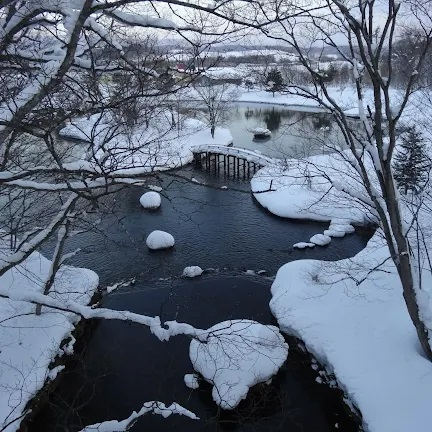
#> input picture OPENCV_ROC/IMG_01.jpg, 432 x 432 px, found by its file name
$ python 3-3-2.py
#> lines starting #> are read from the running program, lines starting #| are printed output that depends on the picture; after the words box and inside, x2 and y2 are one past the last pixel; in counts of white or black regions, pixels touching at a corner belong together
import cv2
import numpy as np

m1=cv2.imread("IMG_01.JPG",1)
#> m1 is the input picture: shape (432, 432, 3); mean B, G, R 124.8, 107.1, 95.6

m1[100:200,200:500]=255
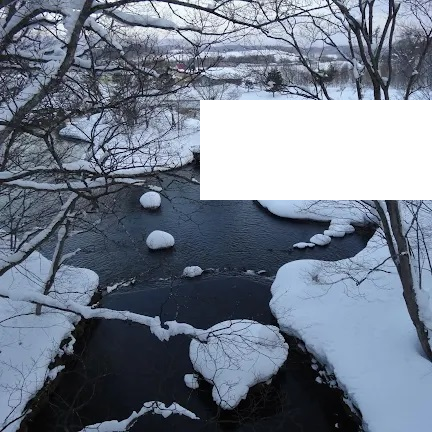
#> m1: shape (432, 432, 3); 12.43% of pixels changed, all inside (x1, y1, x2, y2) = (200, 100, 432, 200)
cv2.imshow("Image 2",m1)

cv2.waitKey(0)
cv2.destroyAllWindows()

$ run again, with OPENCV_ROC/IMG_5349.JPG copied over OPENCV_ROC/IMG_01.jpg
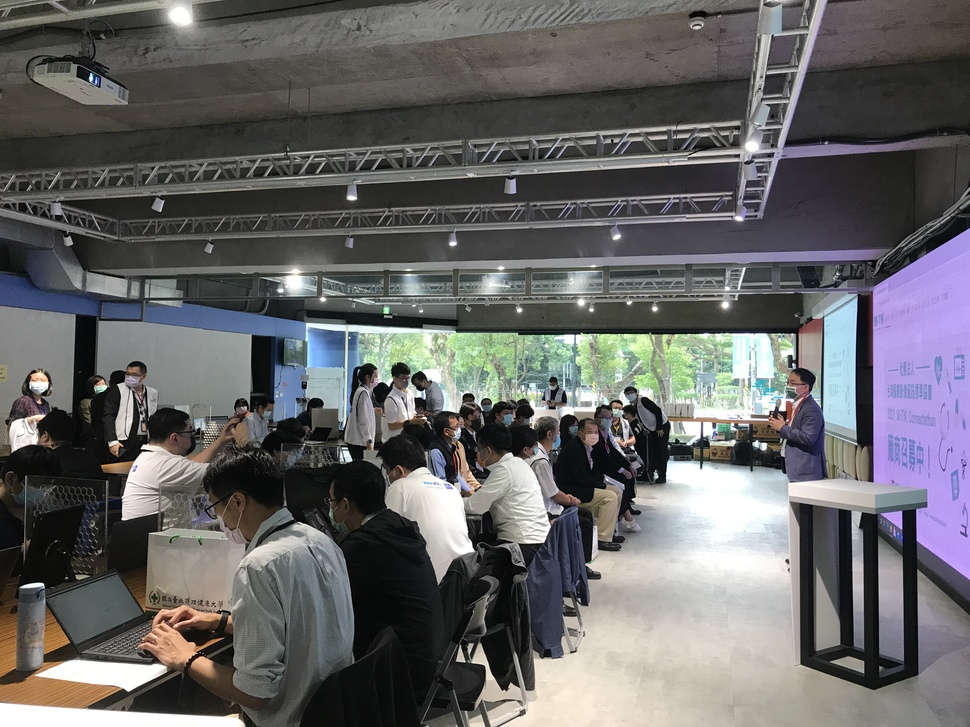
#> input picture OPENCV_ROC/IMG_5349.JPG, 970 x 727 px, shrunk from 4032 x 3024 before the run, found by its file name
#> m1 is the input picture: shape (727, 970, 3); mean B, G, R 101.7, 101.3, 101.8
#> `m1[100:200,200:500]=255`:
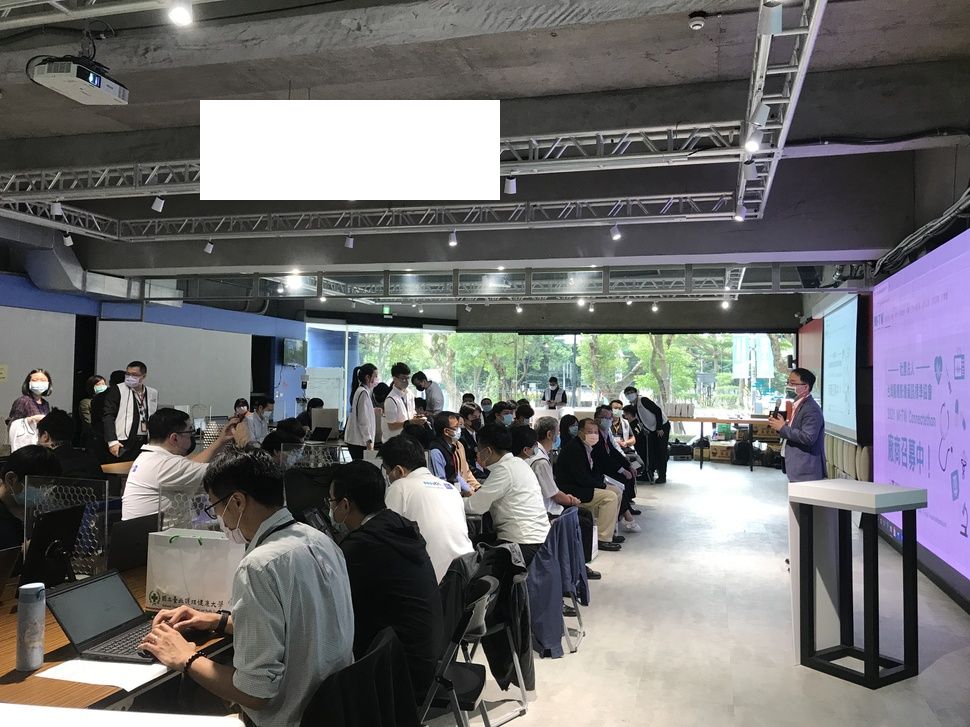
#> m1: shape (727, 970, 3); 4.25% of pixels changed, all inside (x1, y1, x2, y2) = (200, 100, 500, 200)

$ run again, with OPENCV_ROC/01.jpg copied over OPENCV_ROC/IMG_01.jpg
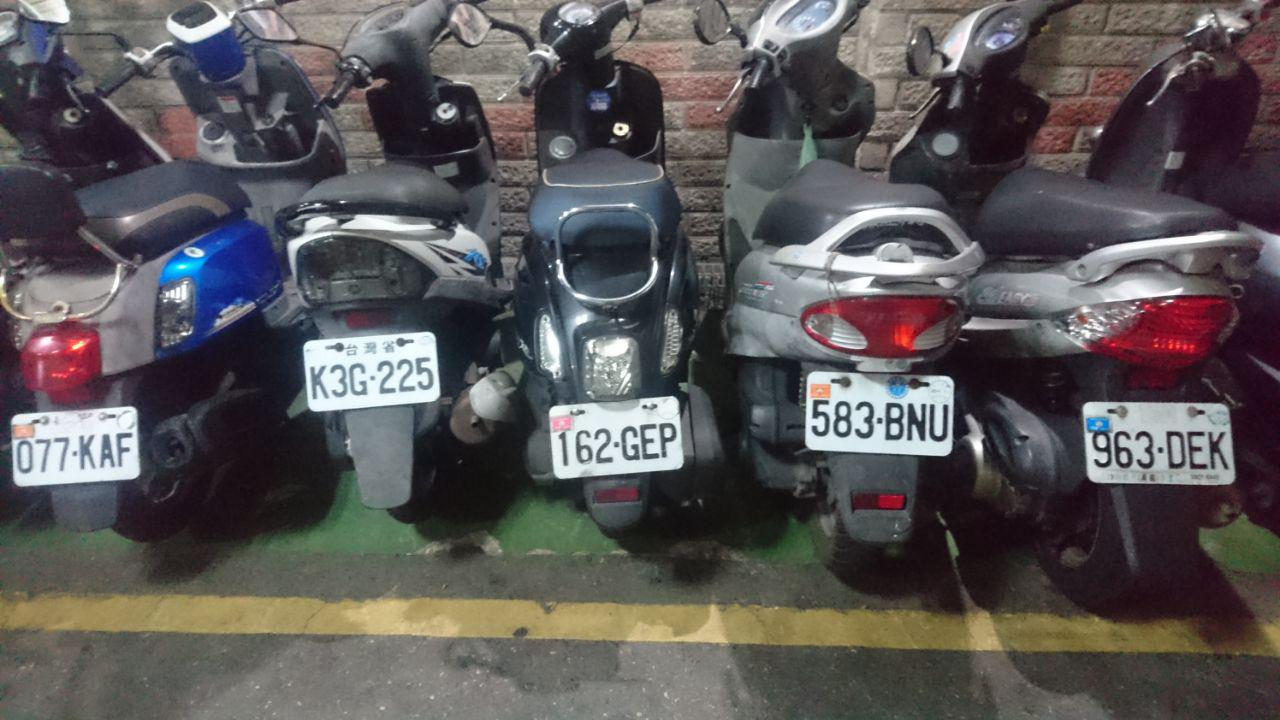
#> input picture OPENCV_ROC/01.jpg, 1280 x 720 px, found by its file name
#> m1 is the input picture: shape (720, 1280, 3); mean B, G, R 86.4, 85.4, 89.1
#> `m1[100:200,200:500]=255`:
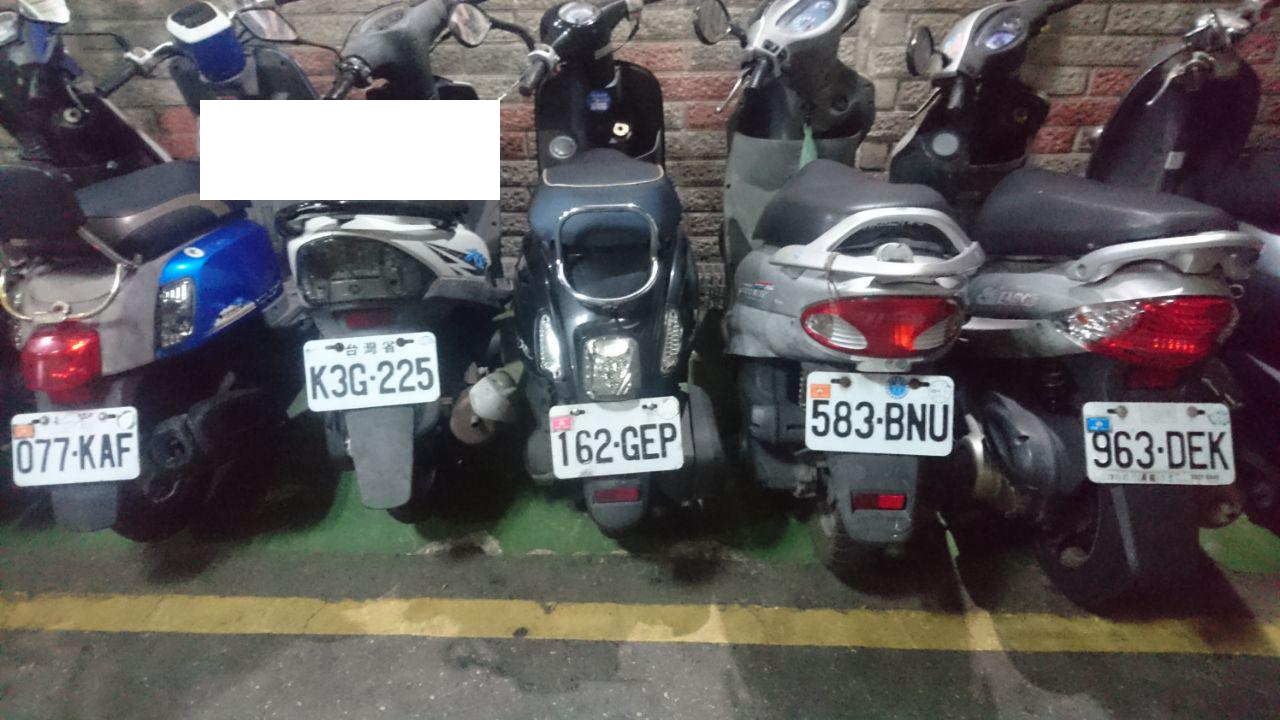
#> m1: shape (720, 1280, 3); 3.26% of pixels changed, all inside (x1, y1, x2, y2) = (200, 100, 500, 200)

$ run again, with OPENCV_ROC/Tank_01.jpg copied over OPENCV_ROC/IMG_01.jpg
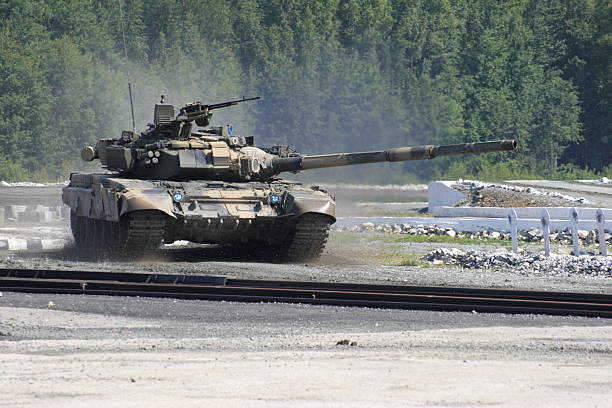
#> input picture OPENCV_ROC/Tank_01.jpg, 612 x 408 px, found by its file name
#> m1 is the input picture: shape (408, 612, 3); mean B, G, R 129, 130.9, 125.8
#> `m1[100:200,200:500]=255`:
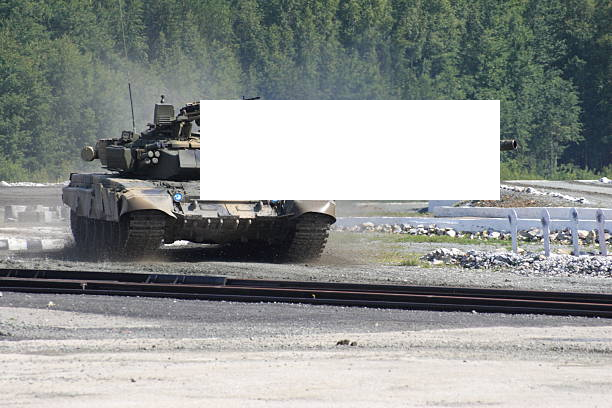
#> m1: shape (408, 612, 3); 12.01% of pixels changed, all inside (x1, y1, x2, y2) = (200, 100, 500, 200)
